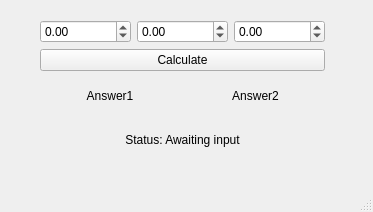
<?xml version="1.0" encoding="UTF-8"?>
<ui version="4.0">
 <class>MainWindow</class>
 <widget class="QMainWindow" name="MainWindow">
  <property name="geometry">
   <rect>
    <x>0</x>
    <y>0</y>
    <width>373</width>
    <height>212</height>
   </rect>
  </property>
  <property name="minimumSize">
   <size>
    <width>373</width>
    <height>212</height>
   </size>
  </property>
  <property name="maximumSize">
   <size>
    <width>373</width>
    <height>212</height>
   </size>
  </property>
  <property name="windowTitle">
   <string>Andengradsligningsløser</string>
  </property>
  <widget class="QWidget" name="centralwidget">
   <widget class="QWidget" name="verticalLayoutWidget">
    <property name="geometry">
     <rect>
      <x>40</x>
      <y>20</y>
      <width>285</width>
      <height>139</height>
     </rect>
    </property>
    <layout class="QVBoxLayout" name="verticalLayout">
     <item>
      <layout class="QHBoxLayout" name="horizontalLayout">
       <item>
        <widget class="QDoubleSpinBox" name="a">
         <property name="minimum">
          <double>-1000.000000000000000</double>
         </property>
         <property name="maximum">
          <double>1000.000000000000000</double>
         </property>
        </widget>
       </item>
       <item>
        <widget class="QDoubleSpinBox" name="b">
         <property name="minimum">
          <double>-1000.000000000000000</double>
         </property>
         <property name="maximum">
          <double>1000.000000000000000</double>
         </property>
        </widget>
       </item>
       <item>
        <widget class="QDoubleSpinBox" name="c">
         <property name="minimum">
          <double>-1000.000000000000000</double>
         </property>
         <property name="maximum">
          <double>1000.000000000000000</double>
         </property>
        </widget>
       </item>
      </layout>
     </item>
     <item>
      <widget class="QPushButton" name="pushButton">
       <property name="text">
        <string>Calculate</string>
       </property>
      </widget>
     </item>
     <item>
      <layout class="QHBoxLayout" name="horizontalLayout_2">
       <item>
        <widget class="QLabel" name="answer1">
         <property name="enabled">
          <bool>true</bool>
         </property>
         <property name="cursor">
          <cursorShape>IBeamCursor</cursorShape>
         </property>
         <property name="autoFillBackground">
          <bool>false</bool>
         </property>
         <property name="text">
          <string>Answer1</string>
         </property>
         <property name="alignment">
          <set>Qt::AlignmentFlag::AlignCenter</set>
         </property>
         <property name="textInteractionFlags">
          <set>Qt::TextInteractionFlag::LinksAccessibleByMouse|Qt::TextInteractionFlag::TextSelectableByMouse</set>
         </property>
        </widget>
       </item>
       <item>
        <widget class="QLabel" name="answer2">
         <property name="enabled">
          <bool>true</bool>
         </property>
         <property name="cursor">
          <cursorShape>IBeamCursor</cursorShape>
         </property>
         <property name="text">
          <string>Answer2</string>
         </property>
         <property name="alignment">
          <set>Qt::AlignmentFlag::AlignCenter</set>
         </property>
         <property name="textInteractionFlags">
          <set>Qt::TextInteractionFlag::LinksAccessibleByMouse|Qt::TextInteractionFlag::TextSelectableByMouse</set>
         </property>
        </widget>
       </item>
      </layout>
     </item>
     <item>
      <widget class="QLabel" name="messageBox">
       <property name="text">
        <string>Status: Awaiting input</string>
       </property>
       <property name="alignment">
        <set>Qt::AlignmentFlag::AlignCenter</set>
       </property>
      </widget>
     </item>
    </layout>
   </widget>
  </widget>
  <widget class="QMenuBar" name="menubar">
   <property name="geometry">
    <rect>
     <x>0</x>
     <y>0</y>
     <width>373</width>
     <height>23</height>
    </rect>
   </property>
  </widget>
  <widget class="QStatusBar" name="statusbar"/>
 </widget>
 <resources/>
 <connections/>
</ui>
